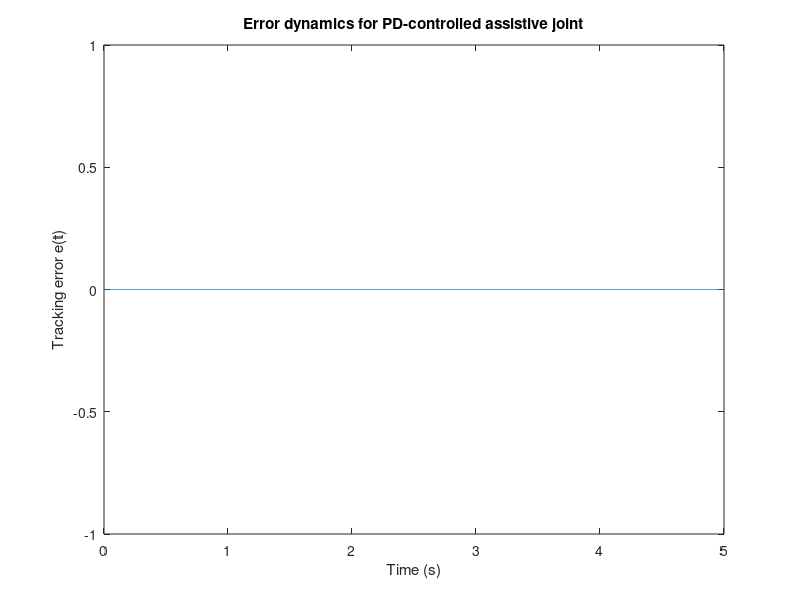

Recreate this plot in MATLAB.
% Physical and control parameters
J = 0.5;
B = 0.1;
omega_n = 4.0;
zeta = 0.7;

Kp = J * omega_n^2;
Kd = 2*zeta*omega_n*J - B;
tau_max = 10;

% Continuous-time closed-loop error dynamics:
% J*e_ddot + (B + Kd)*e_dot + Kp*e = 0
A_e = [0 1; -Kp/J -(B+Kd)/J];
B_e = [0; 0];
C_e = [1 0];
D_e = 0;
sys_e = ss(A_e,B_e,C_e,D_e);

% Example: step in reference
t = 0:0.001:5;
u = zeros(size(t));  % error system has zero input
[y, t_out] = lsim(sys_e, u, t, [0; 0]); % free response

figure;
plot(t_out, y);
xlabel('Time (s)');
ylabel('Tracking error e(t)');
title('Error dynamics for PD-controlled assistive joint');

% In Simulink, one would typically use:
% - a "Sum" block to compute e = theta_d - theta
% - a "Derivative" or filtered differentiator for e_dot
% - "Gain" blocks for Kp and Kd
% - a "Saturation" block with limits [-tau_max, tau_max]
% - a plant block J*theta_ddot + B*theta_dot = tau_total
      
